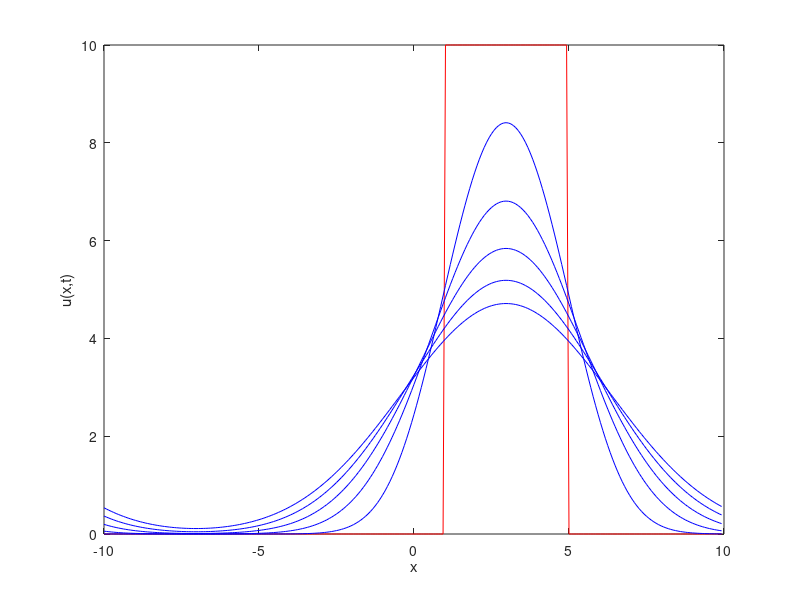

MATLAB code for this plot:
% Using FFT to solve PDEs
% Kevin Roberts
% November

clear all
close all
clc

J = 256;      % use a power of two for maximum efficiency
L = 10;       % half width of domain
dx = 2 * L/J;   % spatial step size
x = linspace(-L, L-dx, J);  % FFT assumes f(L)=f(-L) so last point unnecessary
D = 1;        % diffusion constant

% set initial condition and take FFT
f = 10 * (abs(x-3) < 2);     % block wave, width 4, centered at x=3
fk = fft(f);                 % transform!

% set up vector of wave numbers
ks = pi/L * [0:J/2 1-J/2:-1];

% calculate and plot spectral solution at different times
plot(x, f, 'r')   % IC in red

for t=1:5   % times for the various solutions
    uk=exp(-D*t*ks.^2).*fk;     % solution in wave space
    u=real( ifft(uk) ); % inverse FFT, ignore small imaginary bits
    hold on, plot(x,u,'b'), hold off
end

xlabel('x'), ylabel('u(x,t)')